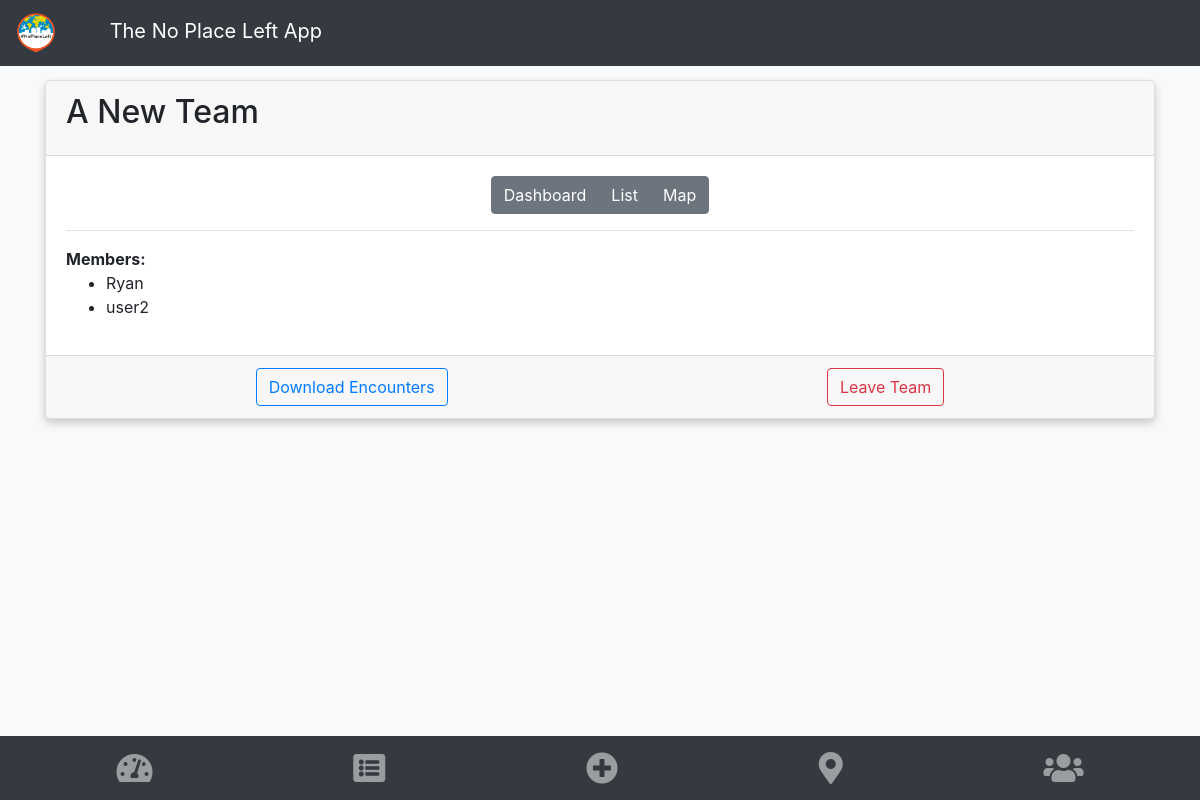
Before: /team/15/ (signed in) with the older database file.
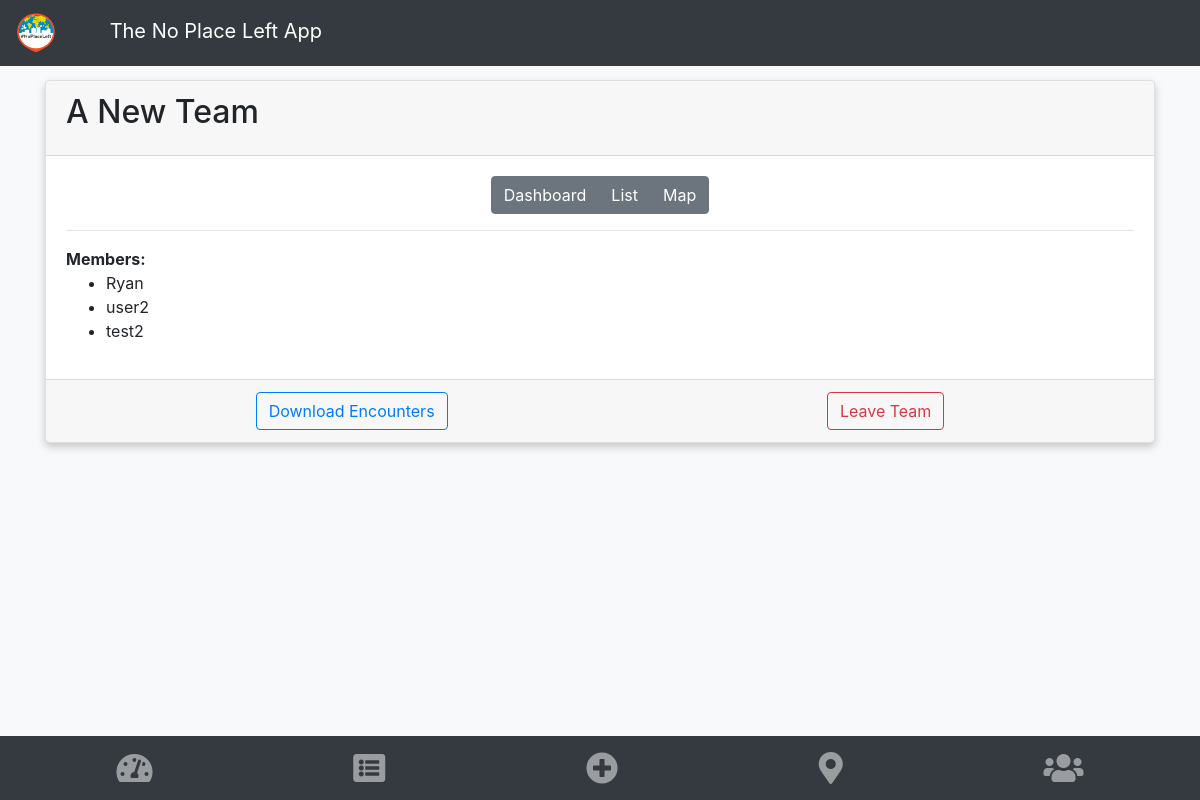
After: the same page with the newer database file.
### npl/models.py (models this page shows, shortened)
class Laborer(models.Model):
    user = models.OneToOneField(User, on_delete=models.CASCADE)
    creation_date = models.DateTimeField()

### npl/views.py (the view)
# urls.py: path('team/<int:pk>/', views.view_team, name="team_detail"),
def view_team(request, pk):
    team = Team.objects.filter(id=pk).first()
    members = team.members.all()
    return render(request, 'npl/team_detail.html', {'team': team, 'team_members': members})

### npl/templates/npl/team_detail.html (shortened to what this page needs)
{% extends "base.html" %}
{% block content %}
<div class="card shadow my-2">
    <div class="card-header d-flex justify-content-between align-items-center">
        <h2 class="card-title">{{ team.team_name }}</h2>
    </div>
    <div class="card-body">
        <div class="d-flex justify-content-center">
            <div class="btn-group" role="group">
            <a type="button" class="btn btn-group-sm btn-secondary" href="{% url 'npl:team_dashboard' team.id %}">Dashboard</a>
            <a type="button" class="btn btn-group-sm btn-secondary" href="{% url 'npl:team_encounters_list' team.id %}">List</a>
            <a type="button" class="btn btn-group-sm btn-secondary" href="{% url 'npl:team_encounters_map' team.id %}">Map</a>
            </div>
        </div>
        <hr />
        <strong>Members:</strong>
        <ul>
            {% for member in team_members %}
            <li>
                    {{member.user.username}}
            </li>
            {% endfor %}
        </ul>
    </div>
    <div class="card-footer">
        <div class="d-flex justify-content-around">
            <a class="btn btn-outline-primary" href="{% url 'npl:export_team_encounters' team.id %}">Download Encounters</a>
            <a class="btn btn-outline-danger" href="{% url 'npl:leave_team' team.id %}">Leave Team</a>
        </div>
  </div>
</div>
{% endblock %}

Changed rows visible on the page:
now on this page (row edited): Laborer: user.username "test2"
